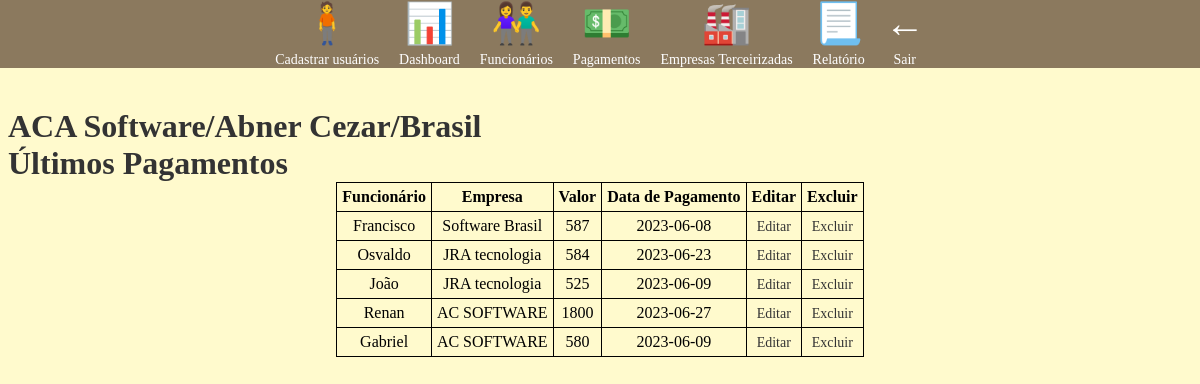
/index, run on the app's committed database.
### tables this page shows
CREATE TABLE "pagamentos" (id INTEGER PRIMARY KEY AUTOINCREMENT, nome_func VARCHAR(100) NOT NULL, tipo VARCHAR(10) NOT NULL, valor DECIMAL(12, 2) NOT NULL, data_pagamento TEXT, id_funcionario INTEGER, id_empresa INTEGER, FOREIGN KEY (id_funcionario) REFERENCES funcionarios(id), FOREIGN KEY (id_empresa) REFERENCES empresas(id));

CREATE TABLE "funcionarios" (id INTEGER PRIMARY KEY AUTOINCREMENT, nome TEXT, cpf TEXT, contato TEXT, id_empresa);

CREATE TABLE empresas_terc ( id INTEGER PRIMARY KEY AUTOINCREMENT, endereco VARCHAR(100) NOT NULL, bairro VARCHAR(100) NOT NULL, cidade VARCHAR(100) NOT NULL, estado VARCHAR(100) NOT NULL, pais VARCHAR(100) NOT NULL, cnpj VARCHAR(50), razao_social VARCHAR(50), nome_fantasia VARCHAR(50));

### app.py (the view)
@app.route('/index')
def index():
    conn = sqlite3.connect('project.db')
    cursor = conn.cursor()
    cursor.execute("""
        SELECT f.nome, e.nome_fantasia, p.valor, p.data_pagamento
        FROM pagamentos p
        INNER JOIN funcionarios f ON p.nome_func = f.nome
        INNER JOIN empresas_terc e ON f.id_empresa = e.id
        """)
    pagamentos = cursor.fetchall()
    cursor.close()
    conn.close()
    return render_template('index.html', pagamentos=pagamentos)

### templates/index.html
{% extends "base.html" %}
{% block content %}
  <h1>Últimos Pagamentos</h1>
  <table style="margin: 0 auto; border-collapse: collapse; text-align: center;">
    <thead>
      <tr>
        <th style="border: 1px solid black; padding: 5px;">Funcionário</th>
        <th style="border: 1px solid black; padding: 5px;">Empresa</th>
        <th style="border: 1px solid black; padding: 5px;">Valor</th>
        <th style="border: 1px solid black; padding: 5px;">Data de Pagamento</th>
        <th style="border: 1px solid black; padding: 5px;">Editar</th>
        <th style="border: 1px solid black; padding: 5px;">Excluir</th>
      </tr>
    </thead>
    <tbody>
      {% for pagamento in pagamentos %}
        <tr>
          <td style="border: 1px solid black; padding: 5px;">{{ pagamento[0] }}</td>
          <td style="border: 1px solid black; padding: 5px;">{{ pagamento[1] }}</td>
          <td style="border: 1px solid black; padding: 5px;">{{ pagamento[2] }}</td>
          <td style="border: 1px solid black; padding: 5px;">{{ pagamento[3] }}</td>
          <td style="border: 1px solid black; padding: 5px;">
            <a href="{{ url_for('form_pagamento', id='12') }}">Editar</a>
          </td>
          <td style="border: 1px solid black; padding: 5px;">
            <a href="{{ url_for('excluir_pagamento', id='12') }}">Excluir</a>
          </td>
        </tr>
      {% endfor %}
    </tbody>
  </table>
{% endblock %}

### templates/base.html (shortened to what this page needs)
<!DOCTYPE html>
<html>
<head>
	<link rel="stylesheet" type="text/css" href="{{ url_for('static', filename='styles.css') }}">
</head>
<body>
	<header class ="header">
		<div class="header-wrapper">
			<div class="title-wrapper">
				<h1>ACA Software/Abner Cezar/Brasil</h1>
			</div>
			<nav class="menu">
				<a href="{{ url_for('cadastro') }}">
					<span class="icon">&#x1F9CD;</span>
					Cadastrar usuários
				</a>
				<a href="{{ url_for('dashboard') }}">
					<span class="icon">&#x1F4CA;</span>
					Dashboard
				</a>
				<a href="{{ url_for('funcionarios') }}">
					<span class="icon">&#x1F46B;</span>
					Funcionários
				</a>
				<a href="{{ url_for('pagamentos') }}">
					<span class="icon">&#x1F4B5;</span>
					Pagamentos
				</a>
				<a href="{{ url_for('empresas_terc') }}">
					<span class="icon">&#x1F3ED;</span>
					Empresas Terceirizadas
				</a>
				<a href="{{ url_for('index') }}">
					<span class="icon">&#x1F4C3;</span>
					Relatório
				</a>
				<a href="{{ url_for('login_page') }}">
					<span class="icon">&#x2190;</span>
					Sair
				  </a>
			</nav>
		</div>
	</header>
	<main>
		{% block content %}
		{% endblock %}
	</main>
</body>
</html>

### static/styles.css (style rules this page uses)
body { background-color: #FFFACD; }
h1 { margin: 0; }
a { text-decoration: none; color: #007bff; font-size: 14px; right: 1px; }
h1 { font-size: 32px; font-weight: bold; color: #333; margin-top: 0; }
a { color: #333; text-decoration: none; }
.menu { display: flex; justify-content: center; align-items: center; background-color: #8B795E; color: #fff; position: fixed; top: 0; left: 0; width: 100%; }
.menu a { display: flex; flex-direction: column; align-items: center; text-decoration: none; color: #fff; margin: 0 10px; }
.icon { font-size: 40px; margin-bottom: 5px; }
.title-wrapper { padding-top: 100px; }

### data on the page
pagamentos: nome "Francisco", nome_fantasia "Software Brasil", valor "587", data_pagamento "2023-06-08"
pagamentos: nome "Osvaldo", nome_fantasia "JRA tecnologia", valor "584", data_pagamento "2023-06-23"
pagamentos: nome "João", nome_fantasia "JRA tecnologia", valor "525", data_pagamento "2023-06-09"
pagamentos: nome "Renan", nome_fantasia "AC SOFTWARE", valor "1800", data_pagamento "2023-06-27"
pagamentos: nome "Gabriel", nome_fantasia "AC SOFTWARE", valor "580", data_pagamento "2023-06-09"
